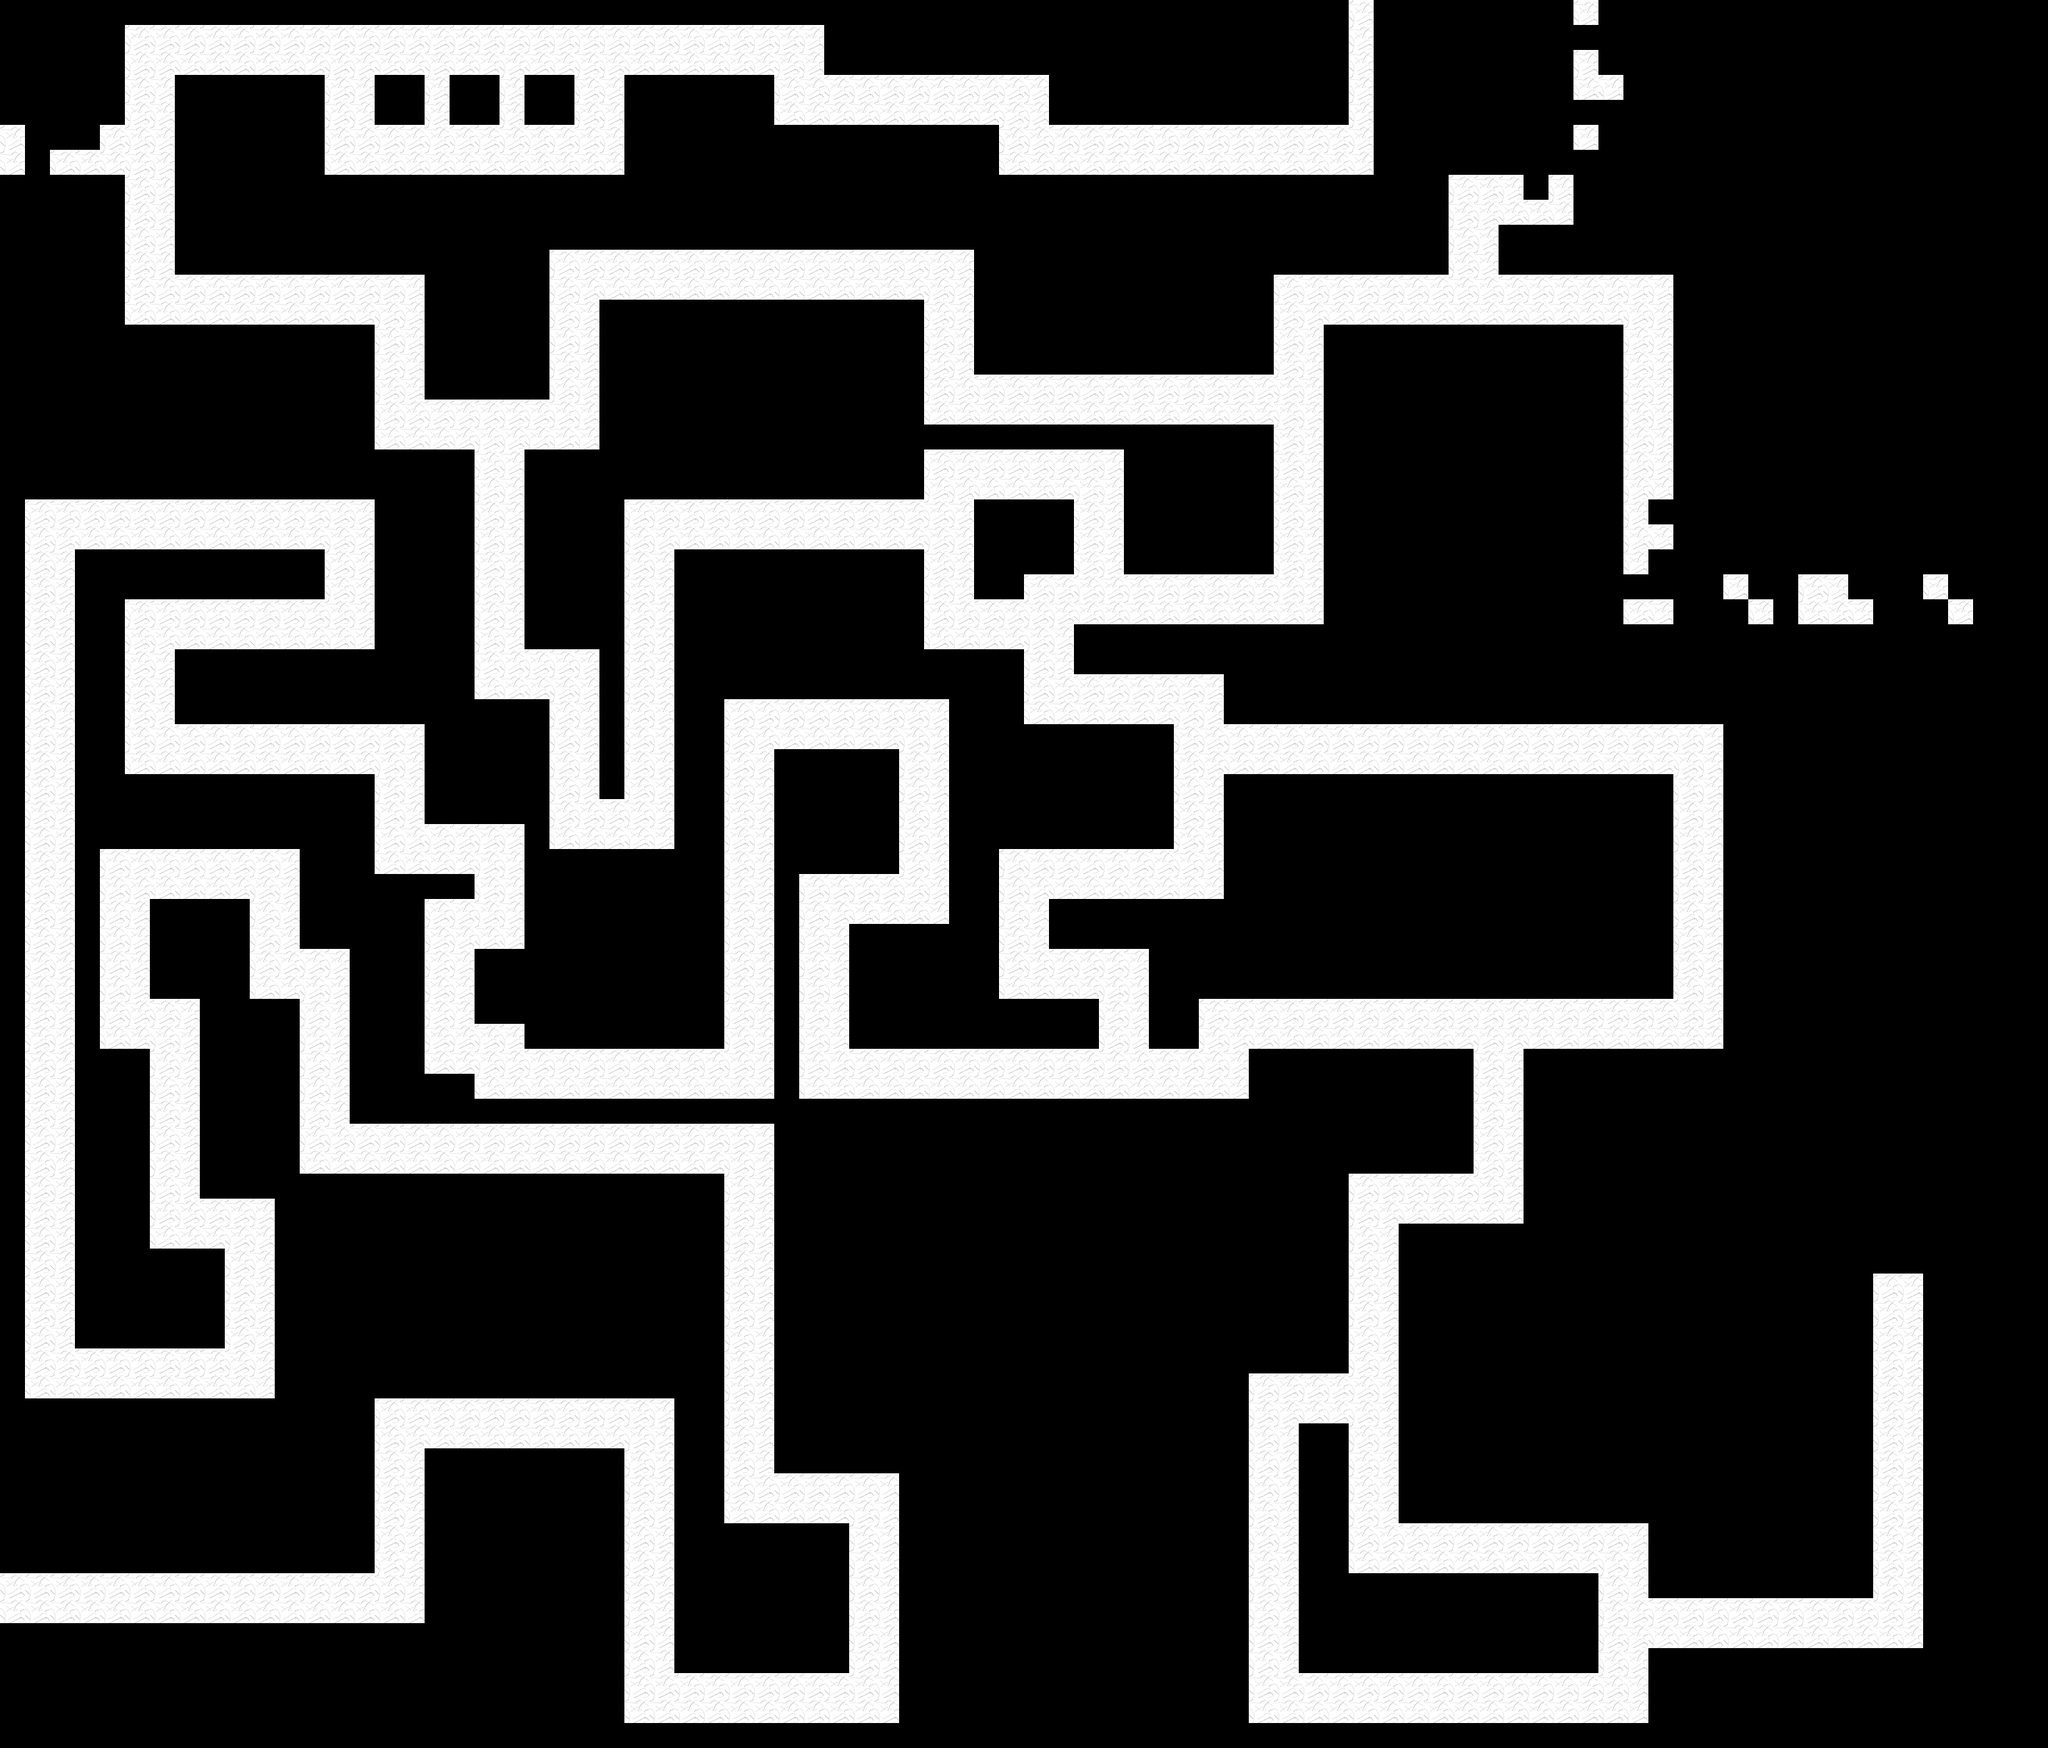

A level layout from a 2D game, rendered from its tile map. Below: a short description, then the map file with tile-grid data replaced by summaries:
An orthogonal 82x70 tile map with 40x40 px tiles, 1 tile layer (tiles) and 213 objects (4x chest, 2x transition, virovirokun, outta_here, enemy, ...).

<map version="1.10" tiledversion="1.11.0" orientation="orthogonal" renderorder="right-down" width="82" height="70" tilewidth="40" tileheight="40" infinite="0" nextlayerid="6" nextobjectid="221">
 <editorsettings>
  <export target="forest5.lua" format="lua" />
 </editorsettings>
 <tileset firstgid="1" source="../tilesets/forest.tsx" />
 <layer id="1" name="tiles" width="82" height="70">
  <data>[5740 cells, 1518 non-empty, 1 distinct tile ids]</data>
 </layer>
 <objectgroup color="#00ff00" id="3" name="collision">
  <object id="4" x="0" y="2600" width="680" height="40" />
  <object id="5" x="680" y="2320" width="40" height="280" />
  <object id="6" x="760" y="2320" width="240" height="40" />
  <object id="7" x="720" y="2320" width="40" height="40" />
  <object id="8" x="960" y="2360" width="40" height="400" />
  <object id="9" x="640" y="2200" width="440" height="40" />
  <object id="10" x="600" y="2200" width="40" height="40" />
  <object id="11" x="560" y="2240" width="40" height="280" />
  <object id="12" x="1080" y="2240" width="80" height="440" />
  <object id="13" x="0" y="2480" width="560" height="40" />
  <object id="14" x="40" y="2240" width="400" height="40" />
  <object id="15" x="120" y="2120" width="240" height="40" />
  <object id="16" x="320" y="2000" width="40" height="120" />
  <object id="17" x="240" y="2000" width="80" height="40" />
  <object id="18" x="200" y="1680" width="40" height="320" />
  <object id="19" x="120" y="1680" width="80" height="40" />
  <object id="20" x="0" y="1600" width="40" height="640" />
  <object id="21" x="120" y="1360" width="40" height="320" />
  <object id="22" x="240" y="1440" width="160" height="160" />
  <object id="23" x="320" y="1600" width="160" height="320" />
  <object id="24" x="0" y="1000" width="40" height="600" />
  <object id="25" x="0" y="800" width="40" height="200" />
  <object id="26" x="40" y="760" width="560" height="40" />
  <object id="27" x="240" y="880" width="280" height="80" />
  <object id="28" x="120" y="880" width="120" height="80" />
  <object id="29" x="120" y="960" width="80" height="240" />
  <object id="30" x="280" y="1040" width="400" height="120" />
  <object id="31" x="600" y="720" width="80" height="320" />
  <object id="32" x="200" y="520" width="400" height="200" />
  <object id="33" x="0" y="280" width="200" height="240" />
  <object id="34" x="0" y="160" width="40" height="40" />
  <object id="35" x="40" y="200" width="40" height="80" />
  <object id="36" x="80" y="200" width="80" height="40" />
  <object id="37" x="160" y="160" width="40" height="40" />
  <object id="38" x="280" y="120" width="240" height="320" />
  <object id="39" x="520" y="280" width="160" height="160" />
  <object id="40" x="680" y="440" width="80" height="200" />
  <object id="41" x="600" y="120" width="80" height="80" />
  <object id="42" x="720" y="120" width="40" height="80" />
  <object id="43" x="880" y="120" width="40" height="80" />
  <object id="46" x="840" y="120" width="40" height="80" />
  <object id="47" x="760" y="120" width="40" height="80" />
  <object id="48" x="800" y="520" width="80" height="120" />
  <object id="49" x="760" y="360" width="40" height="280" />
  <object id="50" x="800" y="320" width="80" height="200" />
  <object id="51" x="880" y="360" width="320" height="40" />
  <object id="52" x="680" y="280" width="320" height="40" />
  <object id="53" x="1000" y="120" width="40" height="160" />
  <object id="54" x="2200" y="0" width="40" height="280" />
  <object id="55" x="2120" y="0" width="40" height="200" />
  <object id="56" x="1840" y="280" width="360" height="40" />
  <object id="57" x="1760" y="160" width="360" height="40" />
  <object id="58" x="1680" y="120" width="80" height="80" />
  <object id="59" x="1600" y="280" width="240" height="40" />
  <object id="60" x="1240" y="200" width="360" height="80" />
  <object id="61" x="1160" y="120" width="80" height="80" />
  <object id="62" x="1320" y="40" width="360" height="80" />
  <object id="63" x="560" y="-40" width="760" height="80" />
  <object id="64" x="1040" y="120" width="120" height="200" />
  <object id="65" x="0" y="0" width="560" height="40" />
  <object id="66" x="0" y="40" width="160" height="120" />
  <object id="67" x="160" y="40" width="40" height="120" />
  <object id="68" x="-40" y="200" width="40" height="80" />
  <object id="69" x="120" y="1200" width="80" height="160" />
  <object id="70" x="200" y="1240" width="360" height="120" />
  <object id="71" x="560" y="1240" width="40" height="120" />
  <object id="72" x="680" y="1160" width="40" height="160" />
  <object id="73" x="560" y="1360" width="40" height="40" />
  <object id="74" x="600" y="1400" width="80" height="400" />
  <object id="75" x="560" y="1400" width="40" height="400" />
  <object id="76" x="480" y="1360" width="80" height="160" />
  <object id="77" x="680" y="1400" width="80" height="40" />
  <object id="78" x="720" y="1200" width="160" height="120" />
  <object id="79" x="840" y="1320" width="40" height="360" />
  <object id="80" x="760" y="1520" width="80" height="120" />
  <object id="81" x="680" y="1720" width="80" height="80" />
  <object id="82" x="760" y="1760" width="480" height="40" />
  <object id="83" x="880" y="1000" width="120" height="40" />
  <object id="84" x="960" y="1040" width="40" height="240" />
  <object id="85" x="760" y="1120" width="120" height="80" />
  <object id="86" x="720" y="960" width="40" height="120" />
  <object id="87" x="720" y="1080" width="40" height="40" />
  <object id="88" x="720" y="720" width="40" height="240" />
  <object id="89" x="840" y="720" width="160" height="280" />
  <object id="90" x="840" y="1000" width="40" height="40" />
  <object id="91" x="960" y="480" width="400" height="320" />
  <object id="92" x="1400" y="680" width="520" height="40" />
  <object id="93" x="1360" y="480" width="120" height="320" />
  <object id="94" x="1560" y="800" width="160" height="120" />
  <object id="95" x="1560" y="920" width="80" height="40" />
  <object id="96" x="1840" y="680" width="160" height="240" />
  <object id="98" x="1800" y="720" width="40" height="200" />
  <object id="99" x="2000" y="680" width="40" height="240" />
  <object id="100" x="1480" y="1040" width="160" height="80" />
  <object id="101" x="1720" y="1000" width="400" height="80" />
  <object id="102" x="1960" y="1080" width="160" height="80" />
  <object id="103" x="1640" y="1160" width="240" height="80" />
  <object id="104" x="1600" y="1120" width="40" height="40" />
  <object id="105" x="1160" y="1080" width="320" height="40" />
  <object id="106" x="1120" y="1120" width="40" height="200" />
  <object id="107" x="1520" y="1160" width="80" height="160" />
  <object id="108" x="1520" y="1120" width="80" height="40" />
  <object id="109" x="1520" y="1320" width="80" height="360" />
  <object id="110" x="1360" y="1600" width="400" height="80" />
  <object id="111" x="1360" y="1480" width="160" height="120" />
  <object id="112" x="1240" y="1200" width="200" height="200" />
  <object id="113" x="1600" y="1240" width="280" height="120" />
  <object id="114" x="1680" y="1440" width="200" height="80" />
  <object id="115" x="1840" y="1520" width="80" height="160" />
  <object id="116" x="1920" y="1560" width="80" height="40" />
  <object id="117" x="1880" y="1440" width="80" height="40" />
  <object id="118" x="1960" y="1240" width="40" height="200" />
  <object id="119" x="1240" y="1400" width="40" height="400" />
  <object id="120" x="1120" y="1320" width="40" height="320" />
  </objectgroup>
 <objectgroup color="#a68200" id="5" name="paths">
  <!-- 3 objects omitted --></objectgroup>
 <objectgroup color="#5555ff" id="4" name="objects">
  <!-- 7 objects omitted --></objectgroup>
 <objectgroup color="#ff5500" id="2" name="markers">
  <!-- 2 objects omitted --></objectgroup>
</map>
<!-- 99 of 213 objects omitted -->
